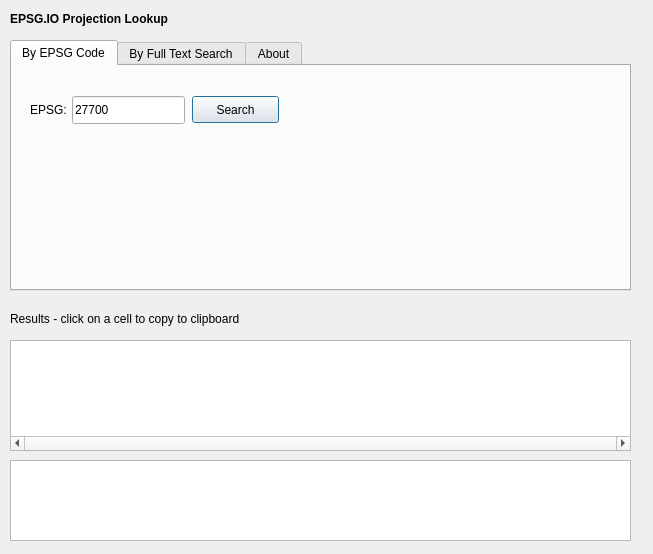
<?xml version="1.0" encoding="UTF-8"?>
<ui version="4.0">
 <class>epsgiolookup</class>
 <widget class="QDialog" name="epsgiolookup">
  <property name="geometry">
   <rect>
    <x>0</x>
    <y>0</y>
    <width>653</width>
    <height>554</height>
   </rect>
  </property>
  <property name="windowTitle">
   <string>epsgiolookup</string>
  </property>
  <widget class="QLabel" name="label">
   <property name="geometry">
    <rect>
     <x>10</x>
     <y>10</y>
     <width>331</width>
     <height>18</height>
    </rect>
   </property>
   <property name="font">
    <font>
     <weight>75</weight>
     <bold>true</bold>
    </font>
   </property>
   <property name="text">
    <string>EPSG.IO Projection Lookup</string>
   </property>
  </widget>
  <widget class="QTabWidget" name="tabWidget">
   <property name="geometry">
    <rect>
     <x>10</x>
     <y>40</y>
     <width>621</width>
     <height>251</height>
    </rect>
   </property>
   <property name="currentIndex">
    <number>0</number>
   </property>
   <widget class="QWidget" name="tab">
    <property name="enabled">
     <bool>true</bool>
    </property>
    <attribute name="title">
     <string>By EPSG Code</string>
    </attribute>
    <widget class="QLineEdit" name="lineEditEPSGCode">
     <property name="geometry">
      <rect>
       <x>60</x>
       <y>30</y>
       <width>113</width>
       <height>28</height>
      </rect>
     </property>
     <property name="text">
      <string>27700</string>
     </property>
    </widget>
    <widget class="QPushButton" name="pushButton_EPSGSearch">
     <property name="geometry">
      <rect>
       <x>180</x>
       <y>30</y>
       <width>87</width>
       <height>27</height>
      </rect>
     </property>
     <property name="text">
      <string>Search</string>
     </property>
    </widget>
    <widget class="QLabel" name="label_5">
     <property name="geometry">
      <rect>
       <x>18</x>
       <y>34</y>
       <width>41</width>
       <height>20</height>
      </rect>
     </property>
     <property name="text">
      <string>EPSG:</string>
     </property>
    </widget>
   </widget>
   <widget class="QWidget" name="tab_2">
    <attribute name="title">
     <string>By Full Text Search</string>
    </attribute>
    <widget class="QLabel" name="label_3">
     <property name="geometry">
      <rect>
       <x>10</x>
       <y>10</y>
       <width>441</width>
       <height>18</height>
      </rect>
     </property>
     <property name="text">
      <string>Enter Text Query (e.g. Kansas), results limited to 10 best matches</string>
     </property>
    </widget>
    <widget class="QLineEdit" name="lineEdit_FullText">
     <property name="geometry">
      <rect>
       <x>10</x>
       <y>30</y>
       <width>221</width>
       <height>28</height>
      </rect>
     </property>
    </widget>
    <widget class="QPushButton" name="pushButton_FullTextSearch">
     <property name="geometry">
      <rect>
       <x>240</x>
       <y>30</y>
       <width>87</width>
       <height>27</height>
      </rect>
     </property>
     <property name="text">
      <string>Search</string>
     </property>
    </widget>
    <widget class="QTableView" name="tableView_Matches">
     <property name="geometry">
      <rect>
       <x>10</x>
       <y>70</y>
       <width>601</width>
       <height>131</height>
      </rect>
     </property>
     <property name="alternatingRowColors">
      <bool>false</bool>
     </property>
     <property name="sortingEnabled">
      <bool>false</bool>
     </property>
     <attribute name="horizontalHeaderStretchLastSection">
      <bool>true</bool>
     </attribute>
    </widget>
   </widget>
   <widget class="QWidget" name="tab_3">
    <attribute name="title">
     <string>About</string>
    </attribute>
    <widget class="QLabel" name="label_4">
     <property name="geometry">
      <rect>
       <x>10</x>
       <y>10</y>
       <width>581</width>
       <height>91</height>
      </rect>
     </property>
     <property name="text">
      <string>This widget lets you look up EPSG projection definitions using the API provided by epsg.info. You can look up using either the EPSG numeric code, or do a full text search to find a list of possible projections. The API only returns the first page of matches (10); to get the full list, you'll need to use the website. Widget written by Steven Kay (@stevefaeembra)</string>
     </property>
     <property name="alignment">
      <set>Qt::AlignLeading|Qt::AlignLeft|Qt::AlignTop</set>
     </property>
     <property name="wordWrap">
      <bool>true</bool>
     </property>
    </widget>
   </widget>
  </widget>
  <widget class="QLabel" name="label_2">
   <property name="geometry">
    <rect>
     <x>10</x>
     <y>310</y>
     <width>391</width>
     <height>18</height>
    </rect>
   </property>
   <property name="text">
    <string>Results - click on a cell to copy to clipboard</string>
   </property>
  </widget>
  <widget class="QTableView" name="tableView_Results">
   <property name="geometry">
    <rect>
     <x>10</x>
     <y>340</y>
     <width>621</width>
     <height>111</height>
    </rect>
   </property>
   <property name="sizePolicy">
    <sizepolicy hsizetype="Maximum" vsizetype="Expanding">
     <horstretch>0</horstretch>
     <verstretch>0</verstretch>
    </sizepolicy>
   </property>
   <property name="horizontalScrollBarPolicy">
    <enum>Qt::ScrollBarAlwaysOn</enum>
   </property>
   <attribute name="horizontalHeaderDefaultSectionSize">
    <number>120</number>
   </attribute>
   <attribute name="horizontalHeaderShowSortIndicator" stdset="0">
    <bool>true</bool>
   </attribute>
   <attribute name="horizontalHeaderStretchLastSection">
    <bool>true</bool>
   </attribute>
   <attribute name="verticalHeaderDefaultSectionSize">
    <number>30</number>
   </attribute>
  </widget>
  <widget class="QPlainTextEdit" name="plainTextEdit_Clipboard">
   <property name="geometry">
    <rect>
     <x>10</x>
     <y>460</y>
     <width>621</width>
     <height>81</height>
    </rect>
   </property>
  </widget>
 </widget>
 <resources/>
 <connections/>
</ui>
